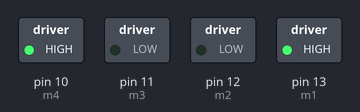
The sketch below on a simulated Arduino Uno, built with avr-gcc and run on an emulated ATmega328P. Parts: switched loads named in the sketch (green lamp = pin HIGH).

Above: at 0.1 s.
Timing chart, 0 to 1.6 s (numbered marks = the images above):
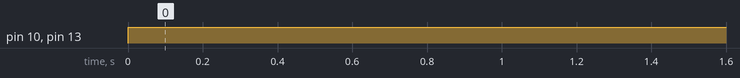

The sketch:

motor_q2.ino
```cpp
// C++ code
//
int m1=13;
int m2=12;
int m3=11;
int m4=10;


void setup()
{
  pinMode(m1, OUTPUT);
  pinMode(m2, OUTPUT);
  pinMode(m3, OUTPUT);
  pinMode(m4, OUTPUT);
}

void loop()
{
  digitalWrite(m1, HIGH);
  digitalWrite(m2, LOW);
  digitalWrite(m3, LOW);
  digitalWrite(m4, HIGH);
}
```

Measured:
- by itself, pin 10 (m4), pin 13 (m1): LOW → HIGH at 0.00 s
